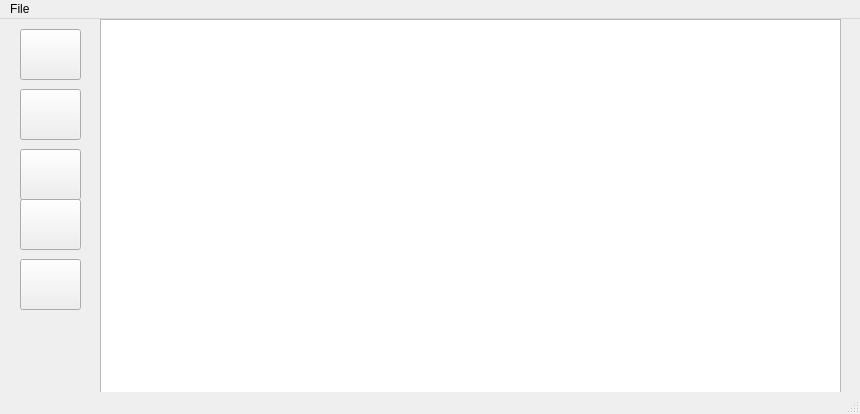
<?xml version="1.0" encoding="UTF-8"?>
<ui version="4.0">
 <class>MainWindow</class>
 <widget class="QMainWindow" name="MainWindow">
  <property name="geometry">
   <rect>
    <x>0</x>
    <y>0</y>
    <width>860</width>
    <height>414</height>
   </rect>
  </property>
  <property name="windowTitle">
   <string>svLumpedPM2</string>
  </property>
  <widget class="QWidget" name="centralwidget">
   <widget class="QPushButton" name="Resistor">
    <property name="geometry">
     <rect>
      <x>20</x>
      <y>10</y>
      <width>61</width>
      <height>51</height>
     </rect>
    </property>
    <property name="toolTip">
     <string>Resistor</string>
    </property>
    <property name="statusTip">
     <string>Click to Create Resistor</string>
    </property>
    <property name="text">
     <string/>
    </property>
    <property name="icon">
     <iconset>
      <normaloff>Resistor.png</normaloff>Resistor.png</iconset>
    </property>
    <property name="iconSize">
     <size>
      <width>45</width>
      <height>50</height>
     </size>
    </property>
   </widget>
   <widget class="QPushButton" name="Capacitor">
    <property name="geometry">
     <rect>
      <x>20</x>
      <y>70</y>
      <width>61</width>
      <height>51</height>
     </rect>
    </property>
    <property name="toolTip">
     <string>Capacitor</string>
    </property>
    <property name="statusTip">
     <string>Click to Create Capacitor</string>
    </property>
    <property name="text">
     <string/>
    </property>
    <property name="icon">
     <iconset>
      <normaloff>capacitor.png</normaloff>capacitor.png</iconset>
    </property>
    <property name="iconSize">
     <size>
      <width>50</width>
      <height>50</height>
     </size>
    </property>
   </widget>
   <widget class="QPushButton" name="Inductor">
    <property name="geometry">
     <rect>
      <x>20</x>
      <y>130</y>
      <width>61</width>
      <height>51</height>
     </rect>
    </property>
    <property name="toolTip">
     <string>Inductor</string>
    </property>
    <property name="statusTip">
     <string>Click to Create Inductor</string>
    </property>
    <property name="text">
     <string/>
    </property>
    <property name="icon">
     <iconset>
      <normaloff>Inductor.png</normaloff>Inductor.png</iconset>
    </property>
    <property name="iconSize">
     <size>
      <width>45</width>
      <height>45</height>
     </size>
    </property>
   </widget>
   <widget class="QPushButton" name="DCVoltageSource">
    <property name="geometry">
     <rect>
      <x>20</x>
      <y>180</y>
      <width>61</width>
      <height>51</height>
     </rect>
    </property>
    <property name="toolTip">
     <string>DC Voltage Source</string>
    </property>
    <property name="statusTip">
     <string>Click to Create DC Voltage Source</string>
    </property>
    <property name="text">
     <string/>
    </property>
    <property name="icon">
     <iconset>
      <normaloff>DCVoltageSource.png</normaloff>DCVoltageSource.png</iconset>
    </property>
    <property name="iconSize">
     <size>
      <width>50</width>
      <height>50</height>
     </size>
    </property>
   </widget>
   <widget class="QPushButton" name="Diode">
    <property name="geometry">
     <rect>
      <x>20</x>
      <y>240</y>
      <width>61</width>
      <height>51</height>
     </rect>
    </property>
    <property name="toolTip">
     <string>Diode</string>
    </property>
    <property name="statusTip">
     <string>Click to Create Diode</string>
    </property>
    <property name="text">
     <string/>
    </property>
    <property name="icon">
     <iconset>
      <normaloff>Diode.png</normaloff>Diode.png</iconset>
    </property>
    <property name="iconSize">
     <size>
      <width>45</width>
      <height>60</height>
     </size>
    </property>
   </widget>
   <widget class="QGraphicsView" name="graphicsView">
    <property name="geometry">
     <rect>
      <x>100</x>
      <y>0</y>
      <width>741</width>
      <height>401</height>
     </rect>
    </property>
    <property name="acceptDrops">
     <bool>true</bool>
    </property>
   </widget>
  </widget>
  <widget class="QMenuBar" name="menubar">
   <property name="geometry">
    <rect>
     <x>0</x>
     <y>0</y>
     <width>860</width>
     <height>22</height>
    </rect>
   </property>
   <property name="defaultUp">
    <bool>false</bool>
   </property>
   <property name="nativeMenuBar">
    <bool>false</bool>
   </property>
   <widget class="QMenu" name="menuFile">
    <property name="title">
     <string>File </string>
    </property>
    <addaction name="actionNew"/>
    <addaction name="actionOpen"/>
    <addaction name="separator"/>
    <addaction name="actionSave"/>
    <addaction name="separator"/>
    <addaction name="actionQuit"/>
   </widget>
   <addaction name="menuFile"/>
  </widget>
  <widget class="QStatusBar" name="statusbar"/>
  <action name="actionNew">
   <property name="text">
    <string>New</string>
   </property>
  </action>
  <action name="actionOpen">
   <property name="text">
    <string>Open</string>
   </property>
  </action>
  <action name="actionSave">
   <property name="text">
    <string>Save</string>
   </property>
  </action>
  <action name="actionQuit">
   <property name="text">
    <string>Quit</string>
   </property>
  </action>
 </widget>
 <resources/>
 <connections/>
</ui>
